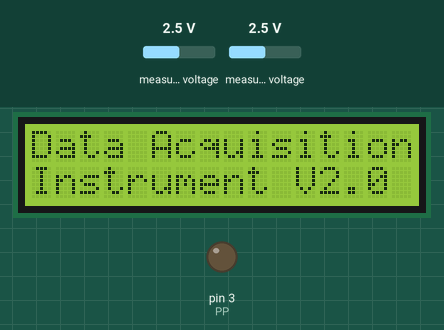
Bench run of a sketch on a simulated Arduino Uno, built with avr-gcc and run on an emulated ATmega328P. On the bench: 16×2 character LCD, output pins drawn as LEDs (lit = HIGH). Inputs (shaded band) come from the test bench; at power-on: measured voltage 2.5 V. Storage starts empty.

Above: at 0.1 s.
At 3.1 s:
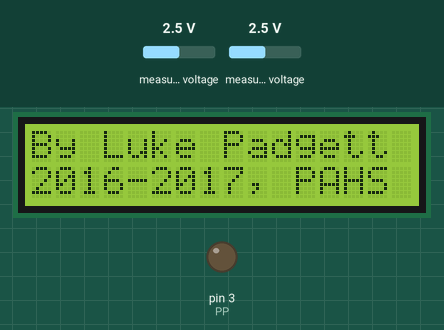
At 7.7 s:
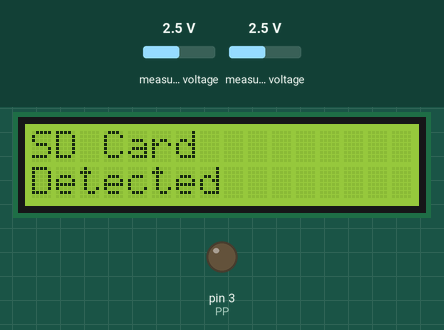
At 16.8 s:
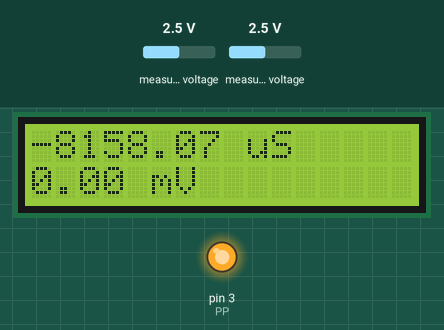
Timing chart, 0 to 18.3 s (numbered marks = the images above):
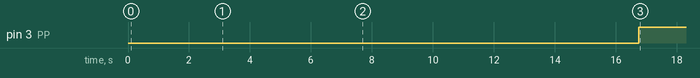

Measured:
- by itself, pin 3 (PP): LOW → HIGH at 16.8 s
- what the display in image 1 shows lasts 3.0 s, from 3.1 s to 6.1 s

The sketch:

DataLogger.ino
```cpp
/* DATALOGGER FOR SENIOR CAPSTONE AND SCIENCE FAIR
 * By Luke Padgett, Plano Academy High School, 2016-17.
 *
 * This datalogger reads voltages automatically from a Vernier
 * conductivity probe, transforms those analog voltage readings
 * into digital signals via an ADS1115 ADC, sends those voltages to an
 * Arduino Uno, which transforms those voltage values into ppm (parts
 * per million) values, and finally sends those values to a datalogging
 * module to be recorded in .csv files, depending on the test cycle ID.
 * This datalogger also controls a peristaltic pump, though that
 * functionality may be removed if one desires after downloading these files.
 *
 * All code in these files is written by Luke Padgett unless specified otherwise
 * in the header(s) of a file, such as the Adafruit_ADS1015.h file.
 */

 /*
  * Pin specifications:
  * SS for SD Card Reader/Writer ("R/W"): 10
  * MOSI Pin: 11
  * MISO Pin: 12
  * Clock Pin: 13
  * SDA and SCL are used for the ADS1115.
  * Peristaltic Pump (PP) Pin: 3. Note: Adjust voltage on supply
  * to adjust the speed of the motor. It's cheaper than creating
  * a voltage divider with digital potentiometers.
  */

//The ADS1015 library facilitates reading from the ADS1115.
#include <Adafruit_ADS1015.h> //V1.1
//Organize ADC variables, set base address
Adafruit_ADS1115 ads1115; //Creates instance of ads1115
Adafruit_ADS1115 ads(0x48); //Sets base address
//Create variables for displaying on LCD and saving to SD Card
const String voltage = "mV"; //Change as needed
const String conductivityText = "uS"; //Change as needed
const String timeText = "ms"; //Change as needed
double cVoltage; //Variable reading from ADC's A0
String resultmV; //String containing reading from ADC in mV
String resultS; //String variable containing result in microsiemens.
double resultSd; //Double variable for deciding if measurement is not error
const double intercept = 2663.862; //Intercept for conductivity meter
const double slope = 3.062497; //Slope for conductivity meter
/*Note: Voltage in mV for 1000uS/cm conductivity is mV.
//CALIBRATE USING THAT VOLTAGE. Ensure the Vernier conductivity meter's range is
*set to 0 to 20,000 uS/cm (0 to 10,000 mg/L TDS).
*/

/*IMPORTANT NOTE REGARDING THE PUMP:
* 40mL/minute speed is at 9v.
* 20mL/minute speed is at 6v.
* 10mL/minute speed is at 4v.
*/

//The LiquidCrystal library facilitates usage of the  LCD screen
#include <LiquidCrystal.h>
LiquidCrystal lcd(4, 5, 9, 7, 6, 2); //Initialize LiquidCrystal Library


//#include <SD.h>
//Instead, use the SdFat library by greiman (https://github.com/greiman/SdFat)
#include <SdFat.h>
SdFat SD; //Added for backwards compatability. This was suggested on the Arduino forum
//by user Scottrockcafe to user trilbytim (https://forum.arduino.cc/index.php?topic=231495.0).
//Create file for saving to SD Card
String fileName = "calibration.txt"; //Change as needed
#define SD_CS_PIN SS //Defines CS pin as SS for SD card
SdFile file;


//Set pins for MISO/MOSI/SS/PP
const int sdSS = 10; //SS for sd card logger was already defined, but
//pin 10 (the hardware SS pin) must be set to output or the SdFat library
//won't work
const int MOSIpin = 11; //MOSI pin
const int MISOpin = 12; //MISO pin
const int clk = 13; //Clock pin
const int PP = 3; //Peristaltic pump pin

//Time-keeping variable
//unsigned long time;

//Set values for time it takes to circulate the 100mL
//bulk solution 5x through apparatus at pump speeds
const int mlSpeed40 = 150000;
const int mlSpeed20 = 300000;
const int mlSpeed10 = 600000;

//Record how many times water has been circulated through apparatus
int cycle = 0;

void setup() {
  //Set pin modes
  pinMode(MOSIpin, OUTPUT);
  pinMode(MISOpin, OUTPUT);
  pinMode(clk, OUTPUT);
  pinMode(PP, OUTPUT);

  lcd.begin(16,2); //Initializes LCD with # of rows and columns

  //Initialize ADC
  ads1115.begin(); //Initializes ADC

  titleAndInitialize();
  LCDwrite("Beginning", "Logging");
  delay(3000);
  lcd.clear();
  File file = SD.open(fileName, FILE_WRITE);
  if (file) {
    file.println(conductivityText + "," + voltage + "," + timeText); //writes to SD card
    file.close();
  } else{
    LCDwrite("Error writing to", fileName);
    while(1);
    }
    delay(100);
}

/*
 * If void loop() isn't running...
 * Does the ADC have power?
 * Does the SD card module have power?
 * Does everything that should have power have power?
 * Is there enough power?
 * Are there any shorts?
 * Are all necessary wires connected?
 */
void loop() {
  digitalWrite(PP, HIGH); //Sets speed of peristaltic pump to a constant value
  writeResult();
  unsigned long ms = millis(); //millis() is an unsigned long
//  if (mlSpeed40 - ms <= 0){
//    LCDwrite("Data Collection", "Completed");
//    while(1);
//    } else {
    delay(300);
//  }
}

void LCDwrite(String s, String s2){ //Fix problem: 100ms delay makes screen almost unreadable
  lcd.setCursor(0, 0); //Write to LCD
  lcd.print(s);
  lcd.setCursor(0,1);
  lcd.print(s2);
}


void readADS() {
  cVoltage = ((ads1115.readADC_Differential_0_1())*0.1875);
  /*Note:
   * The ADS1115 is 16 bits. Its range is +/- 6.144v. However,
   * only 15 bits are used to communicate measurement because one
   * of the bits is used to say whether the measurement is positive
   * or negative. This leaves us with only 2^15 possible output values.
   * 6.144 volts / 32767 = 0.1875mV per unit.
   * So, we take the units of output the shift register gives us,
   * multiply that by 0.1875, and divide that by 1000 to get voltage
   * in volts.
   */
   resultSd = (cVoltage-intercept)*slope;
   resultS = resultSd;
   resultmV = cVoltage;
}

void SDwrite() {
  File file = SD.open(fileName, FILE_WRITE);
  if (!file){
    LCDwrite("Error writing to", fileName);
    while(1);
    }
    else {
      if (resultSd > 0) {
    file.println(resultS + "," + resultmV + "," + millis()); //writes to SD card
    file.close();
  } else {
    delay(0);
    }
    }
}

void writeResult(){ //Writes result to SD card and LCD Screen
  readADS(); //Reads data from ADC
  SDwrite(); //Write data to SD card
  LCDwrite((resultS + " uS    "), (resultmV + " mV    ")); //Space keeps unnecessary "V" from appearing
}

void titleAndInitialize(){
  LCDwrite("Data Acquisition", "Instrument V2.0");
  delay(3000);
  lcd.clear();
  LCDwrite("By Luke Padgett", "2016-2017, PAHS");
  delay(3000);
  lcd.clear();
  LCDwrite("Detecting SD.  ", "");
  delay(500);
  LCDwrite("Detecting SD..", "");
  delay(500);
  LCDwrite("Detecting SD...", "");
  delay(500);
  //Begin SD Card module
  if (!SD.begin(SD_CS_PIN)) {
    lcd.clear();
    LCDwrite("Failed to Detect", "SD. Fix issue.");
    while(1);
  }
  if (SD.begin(SD_CS_PIN)) {
    lcd.clear();
    LCDwrite("SD Card", "Detected");
    delay(3000);
    lcd.clear();
  }
  char filename[fileName.length()+1];
  fileName.toCharArray(filename, sizeof(filename));
  if (!SD.open(fileName, FILE_WRITE)) {
    LCDwrite("Error opening", fileName);
    while(1);
  }
  file.close();
  LCDwrite("Writing to", fileName);
  delay(3000);
  lcd.clear();
  }
```
